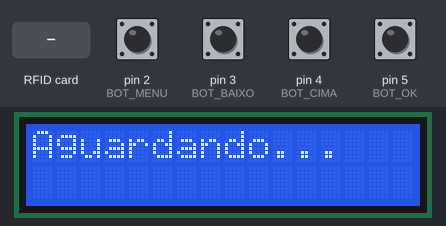
Recording of a sketch running on a simulated Arduino Uno, built with avr-gcc and run on an emulated ATmega328P. Parts: 16×2 character LCD. Inputs (shaded band) come from the test bench; at power-on: pin 2 (BOT_MENU), pin 3 (BOT_BAIXO), pin 4 (BOT_CIMA), pin 5 (BOT_OK) HIGH. What the sketch prints to the serial monitor is not drawn.

Above: at 1.3 s.
1.4 s: RFID card D9 03 26 B5 held to the reader
At 3.7 s:
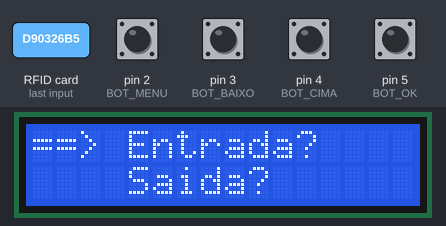
4.0 s: pin 5 (BOT_OK) pulled LOW for 0.15 s
At 4.8 s:
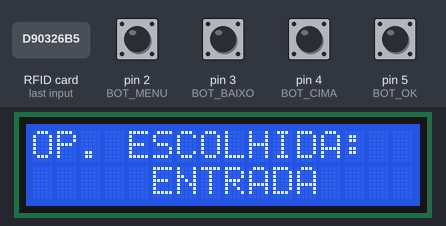
7.1 s: pin 2 (BOT_MENU) pulled LOW for 0.15 s
At 8.5 s:
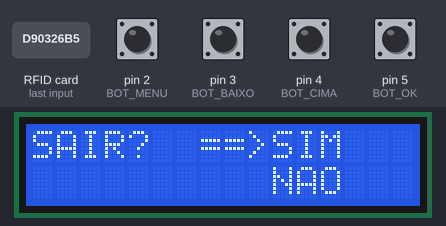
9.1 s: pin 3 (BOT_BAIXO) pulled LOW for 0.15 s
At 10.3 s:
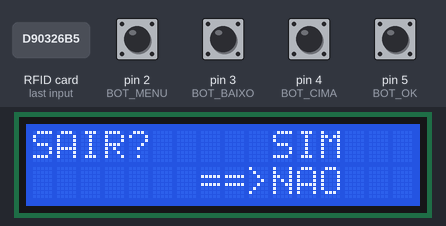
10.7 s: pin 5 (BOT_OK) pulled LOW for 1 s
At 12.4 s:
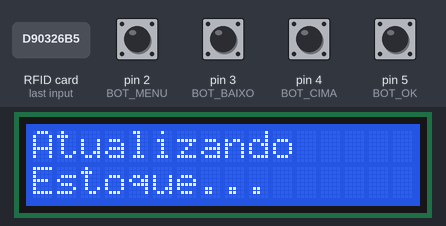
13.6 s: RFID card 5E 7A 19 C4 held to the reader
At 18.1 s:
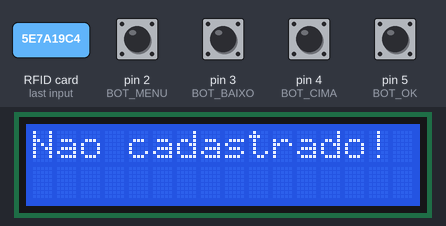
Timing chart, 0 to 19.6 s (numbered marks = the images above; inputs shaded):
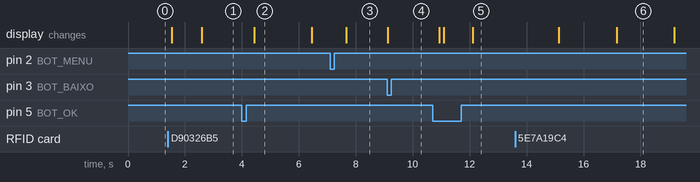

The sketch:

TCC_Final_Arduino_Uno.ino
```cpp
#include <Wire.h>
#include <LiquidCrystal_I2C.h>

#include <SPI.h> //INCLUSÃO DE BIBLIOTECA
#include <MFRC522.h> //INCLUSÃO DE BIBLIOTECA


//===================DEFINIÇÃO DE PINOS RFID=============================================
#define SS_PIN 10 //PINO SDA
#define RST_PIN 9 //PINO DE RESET

MFRC522 mfrc522(SS_PIN, RST_PIN);   // Create MFRC522 instance.
char st[20];
//=======================================================================================

//Inicializa o display no endereco 0x3F

LiquidCrystal_I2C lcd(0x3F,16,2);


//===================DEFINIÇÃO DAS ENTRADAS===============================================

int BOT_MENU = 2; //Verde
int BOT_BAIXO = 3; //Azul
int BOT_CIMA= 4; //Roxo
int BOT_OK= 5; // Cinza

//========================================================================================


//================================Variáveis================================================

int BOT;            // Direita=1 / Cima=2 / Baixo=3 / Esquerda=4 / Select=5 /
int LIDO=0;         // Variavel utilizada para entrar no loop de receber valor e escolher se é entrada ou saída
int LIDO_POS=0;     // Variável utilizada para saber qual seta esta apertando na escolha se é entrada ou saída
int ESCOLHIDO;      // Variável utilizada para entrar no loop de escolher a quantidade
int OPERACAO;       // Variável para armazenar qual foi a opção escolha: 1 Saída ///// 2 Entrada
int QUANTIDADE;     // Variável utilizada para armazenar a quantidade escolhida
int QTD_ESC;        // Variável utilizada para habilitar o loop de enviar os dados
int MENU;           // Variável que verifica se foi acessado o MENU
int CANCELA;        //
int ESCOLHA_CANCELA;
int PRODUTO;

//========================================================================================


//================================CONFIGURAÇÃO============================================
void setup() {
    SPI.begin(); //INICIALIZA O BARRAMENTO SPI
    mfrc522.PCD_Init();   // Inicia MFRC522

  Serial.begin(9600);
   lcd.init();
   lcd.backlight();
   lcd.begin(16,2); //SETA A QUANTIDADE DE COLUNAS(16) E O NÚMERO DE LINHAS(2) DO DISPLAY. EM SUMA: UMA MATRIZ DE 16 COLUNAS E 2 LINHAS
   lcd.setCursor(0,0); //SETA A POSIÇÃO EM QUE O CURSOR INCIALIZA(LINHA 1)
   lcd.clear();
   lcd.print("Aguardando...");

pinMode (BOT_MENU, INPUT_PULLUP);
pinMode (BOT_BAIXO, INPUT_PULLUP);
pinMode (BOT_CIMA, INPUT_PULLUP);
pinMode (BOT_OK, INPUT_PULLUP);

}
//========================================================================================

void loop() {

INICIO:
 //==================================Leitura======================================

  if ( ! mfrc522.PICC_IsNewCardPresent())
  {
    return;
  }
  if ( ! mfrc522.PICC_ReadCardSerial())
  {
    return;
  }
  String TAG= "";
  byte letra;
  for (byte i = 0; i < 4; i++)
  {
    TAG.concat(String(mfrc522.uid.uidByte[i] < 0x10 ? " 0" : " "));
    TAG.concat(String(mfrc522.uid.uidByte[i], HEX));
  }
    mfrc522.PICC_HaltA(); //PARADA DA LEITURA DO CARTÃO
    mfrc522.PCD_StopCrypto1(); //PARADA DA CRIPTOGRAFIA NO PCD
    TAG.toUpperCase();
//===================================================================================

//==============================Verifica Produtos===================================
  if (TAG.substring(1) == "D9 03 26 B5") // PRODUTO 1
  {
  PRODUTO=1;
  BOT=5;
  delay(100);
  }

  else if (TAG.substring(1) == "86 72 83 25") //PRODUTO 2
  {
  PRODUTO=2;
  BOT=5;
  delay(100);
  }
    else  //PRODUTO NÃO CADASTRADO
  {
    lcd.clear();
    lcd.setCursor(0,0); //SETA A POSIÇÃO EM QUE O CURSOR INCIALIZA(LINHA 1)
    lcd.print("Nao cadastrado!");
    delay(2000);
    lcd.clear();
    lcd.setCursor(0,0); //SETA A POSIÇÃO EM QUE O CURSOR INCIALIZA(LINHA 1)
    lcd.print("Aguardando...");
    }

//==================================================================================

//==================================CANCELA OPERAÇÃO================================

CANCELA1:
if(CANCELA == 1){
      ESCOLHA_CANCELA=2;
      BOT=0;
      lcd.clear();
      lcd.setCursor(0,0);
     lcd.print("SAIR?");
     lcd.setCursor(10,0);
     lcd.print("SIM");
     lcd.setCursor(10,1);
     lcd.print("NAO");

CANCELA2:
//////////////////////////BOTÕES///////////////////////////////////////
if (digitalRead(BOT_BAIXO) == LOW){ESCOLHA_CANCELA=1;}
if (digitalRead(BOT_CIMA) == LOW){ESCOLHA_CANCELA=2; }
if (digitalRead(BOT_OK) == LOW){BOT=5;}
////////////////////////////////////////////////////////////////////////

if(ESCOLHA_CANCELA == 2){
  lcd.setCursor(7,0);
  lcd.print("==>");
  lcd.setCursor(7,1);
  lcd.print("   ");
  }

if(ESCOLHA_CANCELA ==1){
  lcd.setCursor(7,1);
  lcd.print("==>");
  lcd.setCursor(7,0);
  lcd.print("   ");

  }

if (BOT==5 && ESCOLHA_CANCELA==2){         //CASO SELECIONADO SAIR. SERÁ ZERADO TODAS AS VARIÁVEIS
  LIDO=0;
  BOT=0;
  ESCOLHIDO=0;
  CANCELA=0;
  OPERACAO=0;
  QUANTIDADE=0;

     lcd.clear();
     lcd.setCursor(0,0);
     delay(500);
     lcd.print("Aguardando...");

     goto INICIO;
}

if (BOT==5 && ESCOLHA_CANCELA==1 && LIDO==1)
{CANCELA=0; ESCOLHA_CANCELA=0; delay(200); goto ESCOLHA1; }  //SELECIONADO NÃO. VOLTA PARA O LOCAL QUE APERTOU SAIR

if (BOT==5 && ESCOLHA_CANCELA==1 && ESCOLHIDO==1)
{CANCELA=0; ESCOLHA_CANCELA=0; delay(200); goto QTD; }   //SELECIONADO NÃO. VOLTA PARA O LOCAL QUE APERTOU SAIR

  goto CANCELA2;
}

//==================================================================================

//===============================Botão de Leitura Apertado===========================
if (BOT==5){
  BOT =0;
  LIDO=1;
 lcd.clear();
 lcd.setCursor(0,0);
 lcd.print("Lendo...");
 delay(1000);
 lcd.clear();
   lcd.setCursor(0,0);
  lcd.print("==>");
}
//=================================================================================


//================================Escolha se é entrada ou saida===================

if(LIDO==1){

  ESCOLHA1:
BOT=0;
  lcd.clear();
  lcd.setCursor(4,0);
  lcd.print("Entrada?");
  lcd.setCursor(4,1);
  lcd.print("Saida?");
  LIDO_POS=1;

ESCOLHA:

/////////////////////////BOTÕES///////////////////////////////////////
if (digitalRead(BOT_MENU) == LOW){CANCELA=1; delay(400); goto CANCELA1;}
if (digitalRead(BOT_BAIXO) == LOW){LIDO_POS=2; delay(400);}
if (digitalRead(BOT_CIMA) == LOW){LIDO_POS=1; delay(400);}
if (digitalRead(BOT_OK) == LOW){BOT=5; delay(400);}
//////////////////////////////////////////////////////////////////////

if (LIDO_POS==1){

       lcd.setCursor(0,1);
     lcd.print("   ");
     lcd.setCursor(0,0);
  lcd.print("==>");

  }


if (LIDO_POS==2){

       lcd.setCursor(0,0);
     lcd.print("   ");
     lcd.setCursor(0,1);
  lcd.print("==>");

  }

  if (BOT==5 && LIDO_POS==1){         //Caso a opção escolha for entrada
    LIDO_POS=0;
    LIDO=0;
    BOT=0;
    OPERACAO = 2;
    lcd.clear();
     lcd.setCursor(0,0);
     lcd.print("OP. ESCOLHIDA:");
          lcd.setCursor(5,1);
        lcd.print("ENTRADA");
     delay(2000);
          ESCOLHIDO=1;
     goto QTD;
   }

  if (BOT==5 && LIDO_POS==2){       //Caso a opção escolha for entrada
    LIDO_POS=0;
    LIDO=0;
    BOT=0;
     OPERACAO = 1;
     lcd.clear();
     lcd.setCursor(0,0);
     lcd.print("OP. ESCOLHIDA:");
     lcd.setCursor(6,1);
     lcd.print("SAIDA");
     delay(2000);
     ESCOLHIDO=1;
     goto QTD;
   }

  goto ESCOLHA;
}
//==============================================================================

//==============================Escolhe quantidade===============================
if(ESCOLHIDO==1){

QTD:
    BOT=0;
     lcd.clear();
     lcd.setCursor(0,0);
     lcd.print("Quantidade: ");

QTD1:
     lcd.setCursor(13,0);
     lcd.print("    ");
     lcd.setCursor(13,0);
     lcd.print(QUANTIDADE);
   delay(150);

/////////////////////////BOTÕES///////////////////////////////////////
if (digitalRead(BOT_MENU) == LOW){CANCELA= 1; delay(400); goto CANCELA1;}
if (digitalRead(BOT_BAIXO) == LOW){QUANTIDADE=QUANTIDADE-1;}
if (digitalRead(BOT_CIMA) == LOW){QUANTIDADE=QUANTIDADE+1; }
if (digitalRead(BOT_OK) == LOW){BOT=5;}
////////////////////////////////////////////////////////////////////////

if(BOT==5){
  BOT=0;
  ESCOLHIDO=0;
     lcd.clear();
     lcd.setCursor(0,0);
     lcd.print("Espere...");
     QTD_ESC=1;
     delay(1000);

  goto ENVIASINAL;
  }

  if(QUANTIDADE<0){QUANTIDADE=0;}

goto QTD1;
}
//=====================================================================================

//=================================Envia Sinal========================================
if(QTD_ESC==1){

ENVIASINAL:
     QTD_ESC=0;
     lcd.clear();
     lcd.setCursor(0,0);
     lcd.print("Atualizando");
     lcd.setCursor(0,1);
     lcd.print("Estoque...");
///////////////Informações enviadas//////////////
     Serial.print(PRODUTO);
     delay(1000);
     Serial.print(OPERACAO);
     delay(1000);
     Serial.print(QUANTIDADE);
     delay(1000);
///////////////////////////////////////////////
     lcd.clear();
     lcd.setCursor(0,0);
     lcd.print("Atualizado!");
     QUANTIDADE=00000;
     OPERACAO=0;
     delay(2000);
     lcd.clear();
     lcd.setCursor(0,0);
     lcd.print("Aguardando...");
     goto INICIO;

}
//=====================================================================================


}
```

Measured:
- after the input at 1.4 s, the display: first changes after 0.14 s (image 1 shows a later state)
- after the input at 4.0 s, the display: changes after 0.43 s (image 2)
- after the input at 7.1 s, the display: changes after 0.57 s (image 3)
- after the input at 9.1 s, the display: changes at once (image 4)
- after the input at 10.7 s, the display: first changes after 0.23 s (image 5 shows a later state)
- after the input at 13.6 s, the display: first differs from a run without the input after 3.6 s (image 6)
- what the display in image 2 shows lasts 2.1 s, from 4.4 s to 6.5 s
